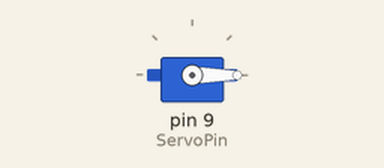
Recording of a sketch running on a simulated Arduino Uno, built with avr-gcc and run on an emulated ATmega328P. On the bench: servo. What the sketch prints to the serial monitor is not drawn.

Above: at 0.05 s.
Timing chart, 0 to 4.6 s (numbered marks = the images above):
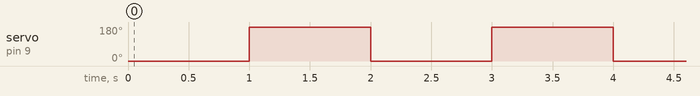

Measured:
- by itself, servo on pin 9 (ServoPin): alternates 180° for 1.0 s and 0° for 1.0 s

The sketch:

mock_project.ino
```cpp
//THIS PROJECT IS TERRIBLE

//***SERVO***//
#include <Servo.h>
int flag = 0;
Servo hitec; //Instantiate Servo
const int ServoPin = 9;

//***PHOTODIODES***//
int const photodiode1 = A0;
int const photodiode2 = A1;

//***IR proxy***//
int const InfraRedPin = 2;

//***SETUP***//
void setup() {

  //Attach Servo to Pin9
    hitec.attach(ServoPin, 550, 2800);

  //Inputs to Photodiodes
    pinMode(photodiode1, INPUT);
    pinMode(photodiode2, INPUT);

  //IR proxy sensor
    pinMode(InfraRedPin, INPUT);

  //Attach Interrupt (STILL NEEDS A METHOD)
  //attachInterrupt(0, get_keypress, FALLING);

  //Start monitor and print Ready!
    Serial.begin(9600);
    Serial.println("Ready!");

}

void loop() {

  if (flag == 0) {
    hitec.write(0);        // send servo to 0 degrees
    flag = 1;
  }
  else {
    hitec.write(180);      // send servo to 180 degrees
    flag = 0;
  }


  delay(1000);
}
```
